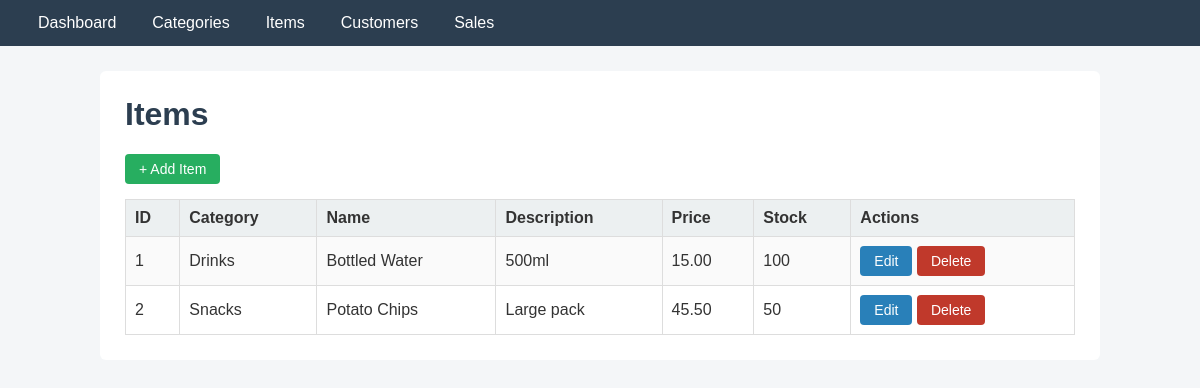
The page /items.php on the database its author committed.
### tables this page shows
CREATE TABLE items (
    item_id     INT AUTO_INCREMENT PRIMARY KEY,     
    category_id INT NOT NULL,                       
    item_name   VARCHAR(100) NOT NULL,              
    description TEXT,                               
    price       DECIMAL(10,2) NOT NULL,             
    quantity    INT NOT NULL DEFAULT 0,             

     
     
    FOREIGN KEY (category_id) REFERENCES categories(category_id)
        ON DELETE RESTRICT ON UPDATE CASCADE
);

CREATE TABLE categories (
    category_id   INT AUTO_INCREMENT PRIMARY KEY,   
    category_name VARCHAR(100) NOT NULL,            
    description   TEXT                              
);

### items.php (the view)
<?php
require "db.php";
$result = $conn->query("SELECT items.*, categories.category_name
                        FROM items
                        JOIN categories ON items.category_id = categories.category_id
                        ORDER BY items.item_id");
page_header("Items");
?>
<a class="btn btn-add" href="add_item.php">+ Add Item</a>
<table>
    <tr><th>ID</th><th>Category</th><th>Name</th><th>Description</th><th>Price</th><th>Stock</th><th>Actions</th></tr>
    <?php while ($row = $result->fetch_assoc()) { ?>
    <tr>
        <td><?= $row['item_id'] ?></td>
        <td><?= h($row['category_name']) ?></td>
        <td><?= h($row['item_name']) ?></td>
        <td><?= h($row['description']) ?></td>
        <td><?= number_format($row['price'], 2) ?></td>
        <td><?= $row['quantity'] ?></td>
        <td>
            <a class="btn btn-edit" href="edit_item.php?id=<?= $row['item_id'] ?>">Edit</a>
            <a class="btn btn-delete" href="delete_item.php?id=<?= $row['item_id'] ?>">Delete</a>
        </td>
    </tr>
    <?php } ?>
</table>
<?php page_footer(); ?>

### db.php (shortened to what this page needs)
<?php
function h($text) {
    return htmlspecialchars((string)$text);
}
function page_header($title) {
    $pages = array(
        "index.php"      => "Dashboard",
        "categories.php" => "Categories",
        "items.php"      => "Items",
        "customers.php"  => "Customers",
        "sales.php"      => "Sales"
    );
    echo "<!DOCTYPE html><html><head><meta charset='UTF-8'>";
    echo "<link rel='stylesheet' href='style.css'></head><body>";
    echo "<div class='nav'>";
    foreach ($pages as $file => $label) {
        echo "<a href='$file'>$label</a>";
    }
    echo "</div><div class='container'><h1>" . h($title) . "</h1>";
}
function page_footer() {
    echo "</div></body></html>";
}
?>

### style.css (style rules this page uses)
body { font-family: Arial, sans-serif; background: #f4f6f8; margin: 0; color: #333; }
.nav { background: #2c3e50; padding: 0 20px; }
.nav a { display: inline-block; color: #fff; text-decoration: none; padding: 14px 18px; }
.container { max-width: 950px; margin: 25px auto; background: #fff; padding: 25px; border-radius: 6px; }
h1 { margin-top: 0; color: #2c3e50; }
table { width: 100%; border-collapse: collapse; margin-top: 15px; }
th, td { border: 1px solid #ddd; padding: 9px; text-align: left; }
th { background: #ecf0f1; }
tr:nth-child(even) { background: #fafafa; }
.btn { display: inline-block; padding: 7px 14px; color: #fff; text-decoration: none; border: none; border-radius: 4px; font-size: 14px; cursor: pointer; }
.btn-add { background: #27ae60; }
.btn-edit { background: #2980b9; }
.btn-delete { background: #c0392b; }

### rows shown on the page
items: item_id "1", category.category_name "Drinks", item_name "Bottled Water", description "500ml", price "15.00", quantity "100"
items: item_id "2", category.category_name "Snacks", item_name "Potato Chips", description "Large pack", price "45.50", quantity "50"

### other values the page prints
$label "Dashboard"
$label "Categories"
$label "Items"
$label "Customers"
$label "Sales"
$title "Items"
